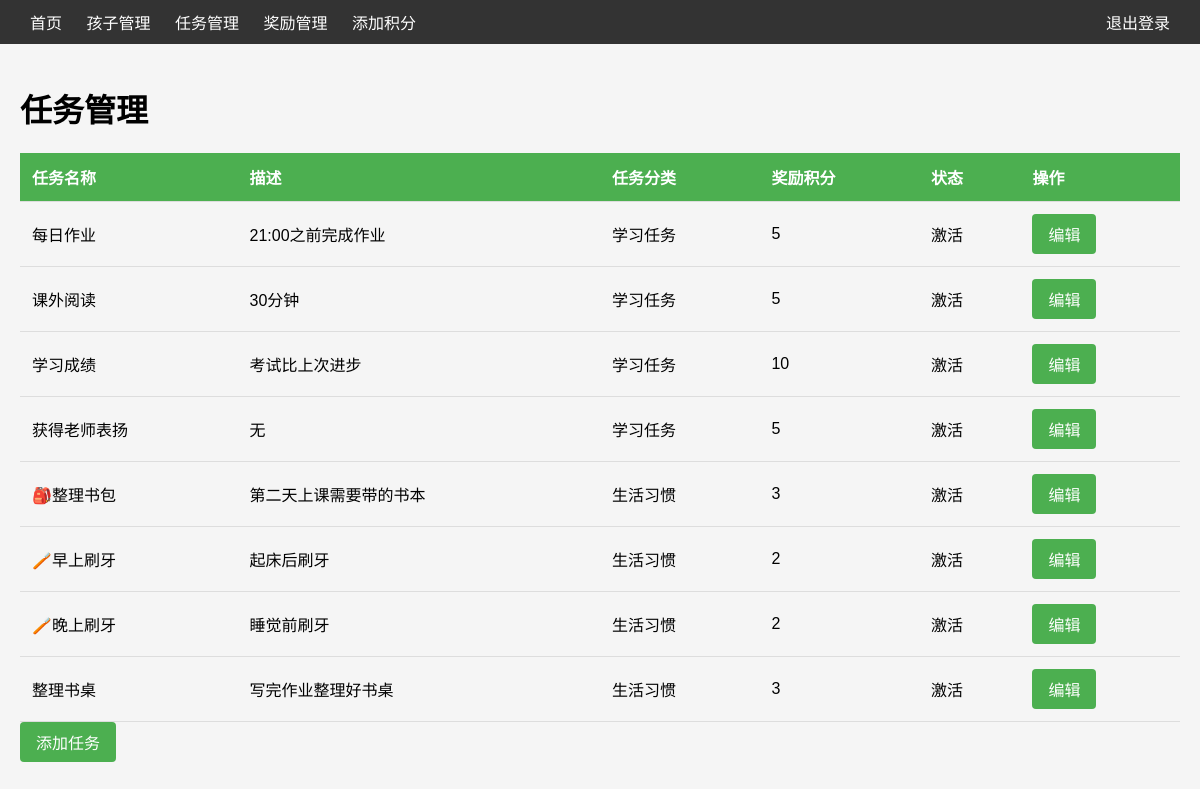
The page /tasks (signed in) on the database its author committed.
### app/models.py (models this page shows)
class Task(db.Model):
    id = db.Column(db.Integer, primary_key=True)
    name = db.Column(db.String(128), nullable=False)
    description = db.Column(db.Text)
    points = db.Column(db.Integer, nullable=False)  # 完成任务获得的积分
    category = db.Column(db.String(64), nullable=False, default='学习任务')  # 任务分类：学习任务、生活习惯、品德行为
    is_active = db.Column(db.Boolean, default=True)
    records = db.relationship('TaskRecord', backref='task', lazy='dynamic')

### app/main/views.py (the view)
@main.route('/tasks')
@login_required
def list_tasks():
    tasks = Task.query.all()
    return render_template('tasks.html', tasks=tasks)

### app/models.py (called while the page is built)
@login_manager.user_loader
def load_user(user_id):
    return User.query.get(int(user_id))

### app/templates/tasks.html (shortened to what this page needs)
{% extends "base.html" %}
{% block content %}
<h1>任务管理</h1>
{% if tasks %}
<table>
    <tr>
        <th>任务名称</th>
        <th>描述</th>
        <th>任务分类</th>
        <th>奖励积分</th>
        <th>状态</th>
        <th>操作</th>
    </tr>
    {% for task in tasks %}
    <tr>
        <td>{{ task.name }}</td>
        <td>{{ task.description or '无' }}</td>
        <td>{{ task.category }}</td>
        <td>{{ task.points }}</td>
        <td>{{ '激活' if task.is_active else '停用' }}</td>
        <td>
            <a href="{{ url_for('main.edit_task', task_id=task.id) }}" class="button">编辑</a>
        </td>
    </tr>
    {% endfor %}
</table>
{% else %}
<p>您还没有添加任务</p>
{% endif %}
<a href="{{ url_for('main.add_task') }}" class="button">添加任务</a>
{% endblock %}

### app/templates/base.html (shortened to what this page needs)
<!DOCTYPE html>
<html lang="zh-CN">
<head>
</head>
<body>
    <header>
        <nav>
            <div>
                <a href="{{ url_for('main.dashboard') }}">首页</a>
                <a href="{{ url_for('main.list_children') }}">孩子管理</a>
                <a href="{{ url_for('main.list_tasks') }}">任务管理</a>
                <a href="{{ url_for('main.list_rewards') }}">奖励管理</a>
                <a href="{{ url_for('main.add_points') }}">添加积分</a>
            </div>
            <div>
                <a href="{{ url_for('main.logout') }}">退出登录</a>
            </div>
        </nav>
    </header>
    <div class="container">
        {% block content %}{% endblock %}
    </div>
</body>
</html>

### app/templates/base.html (style rules this page uses)
body { font-family: Arial, sans-serif; margin: 0; padding: 0; background-color: #f5f5f5; }
header { background-color: #333; color: white; padding: 10px 20px; }
nav { display: flex; justify-content: space-between; align-items: center; }
nav a { color: white; text-decoration: none; margin: 0 10px; }
.container { max-width: 1200px; margin: 0 auto; padding: 20px; }
table { width: 100%; border-collapse: collapse; margin-top: 20px; }
th, td { padding: 12px; text-align: left; border-bottom: 1px solid #ddd; }
th { background-color: #4CAF50; color: white; }
.button { display: inline-block; padding: 8px 16px; background-color: #4CAF50; color: white; text-decoration: none; border-radius: 4px; }

### rows shown on the page
Task: name "每日作业", description "21:00之前完成作业", category "学习任务", points "5", is_active "激活"
Task: name "课外阅读", description "30分钟", category "学习任务", points "5", is_active "激活"
Task: name "学习成绩", description "考试比上次进步", category "学习任务", points "10", is_active "激活"
Task: name "获得老师表扬", description "无", category "学习任务", points "5", is_active "激活"
Task: name "🎒整理书包", description "第二天上课需要带的书本", category "生活习惯", points "3", is_active "激活"
Task: name "🪥早上刷牙", description "起床后刷牙", category "生活习惯", points "2", is_active "激活"
Task: name "🪥晚上刷牙", description "睡觉前刷牙", category "生活习惯", points "2", is_active "激活"
Task: name "整理书桌", description "写完作业整理好书桌", category "生活习惯", points "3", is_active "激活"
